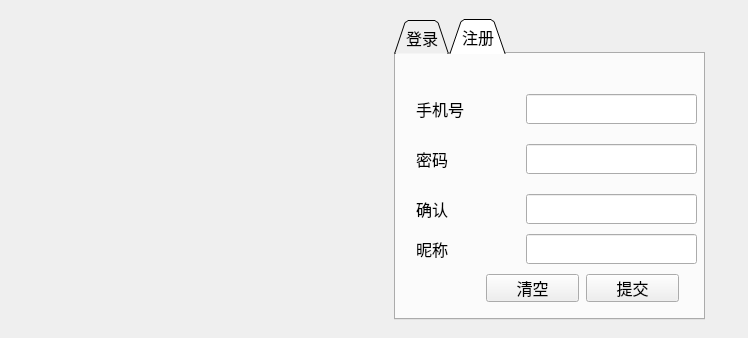
<?xml version="1.0" encoding="UTF-8"?>
<ui version="4.0">
 <class>LoginDialog</class>
 <widget class="QDialog" name="LoginDialog">
  <property name="geometry">
   <rect>
    <x>0</x>
    <y>0</y>
    <width>748</width>
    <height>338</height>
   </rect>
  </property>
  <property name="minimumSize">
   <size>
    <width>748</width>
    <height>338</height>
   </size>
  </property>
  <property name="maximumSize">
   <size>
    <width>748</width>
    <height>338</height>
   </size>
  </property>
  <property name="font">
   <font>
    <family>微软雅黑</family>
    <pointsize>12</pointsize>
   </font>
  </property>
  <property name="windowTitle">
   <string>Dialog</string>
  </property>
  <widget class="QLabel" name="lb_icon">
   <property name="geometry">
    <rect>
     <x>0</x>
     <y>0</y>
     <width>370</width>
     <height>338</height>
    </rect>
   </property>
   <property name="text">
    <string/>
   </property>
   <property name="pixmap">
    <pixmap resource="resource.qrc">:/tb/mimi.png</pixmap>
   </property>
   <property name="scaledContents">
    <bool>true</bool>
   </property>
  </widget>
  <widget class="QTabWidget" name="tabWidget">
   <property name="geometry">
    <rect>
     <x>394</x>
     <y>19</y>
     <width>311</width>
     <height>301</height>
    </rect>
   </property>
   <property name="tabShape">
    <enum>QTabWidget::Triangular</enum>
   </property>
   <property name="currentIndex">
    <number>1</number>
   </property>
   <widget class="QWidget" name="tb_login">
    <attribute name="title">
     <string>登录</string>
    </attribute>
    <widget class="QLineEdit" name="le_tel">
     <property name="geometry">
      <rect>
       <x>130</x>
       <y>40</y>
       <width>171</width>
       <height>30</height>
      </rect>
     </property>
     <property name="text">
      <string>13512345678</string>
     </property>
     <property name="clearButtonEnabled">
      <bool>true</bool>
     </property>
    </widget>
    <widget class="QLabel" name="lb_tel">
     <property name="geometry">
      <rect>
       <x>20</x>
       <y>40</y>
       <width>72</width>
       <height>30</height>
      </rect>
     </property>
     <property name="text">
      <string>手机号</string>
     </property>
    </widget>
    <widget class="QLabel" name="lb_pwd">
     <property name="geometry">
      <rect>
       <x>20</x>
       <y>90</y>
       <width>72</width>
       <height>30</height>
      </rect>
     </property>
     <property name="text">
      <string>密码</string>
     </property>
    </widget>
    <widget class="QLineEdit" name="le_pwd">
     <property name="geometry">
      <rect>
       <x>130</x>
       <y>90</y>
       <width>171</width>
       <height>30</height>
      </rect>
     </property>
     <property name="text">
      <string>1</string>
     </property>
     <property name="echoMode">
      <enum>QLineEdit::Password</enum>
     </property>
     <property name="clearButtonEnabled">
      <bool>true</bool>
     </property>
    </widget>
    <widget class="QPushButton" name="pb_clear">
     <property name="geometry">
      <rect>
       <x>90</x>
       <y>220</y>
       <width>93</width>
       <height>28</height>
      </rect>
     </property>
     <property name="text">
      <string>清空</string>
     </property>
    </widget>
    <widget class="QPushButton" name="pb_commit">
     <property name="geometry">
      <rect>
       <x>190</x>
       <y>220</y>
       <width>93</width>
       <height>28</height>
      </rect>
     </property>
     <property name="text">
      <string>提交</string>
     </property>
    </widget>
   </widget>
   <widget class="QWidget" name="tab_register">
    <attribute name="title">
     <string>注册</string>
    </attribute>
    <widget class="QLineEdit" name="le_pwd_register">
     <property name="geometry">
      <rect>
       <x>130</x>
       <y>90</y>
       <width>171</width>
       <height>30</height>
      </rect>
     </property>
     <property name="toolTip">
      <string>输入长度不超过20位</string>
     </property>
     <property name="text">
      <string/>
     </property>
     <property name="echoMode">
      <enum>QLineEdit::Password</enum>
     </property>
     <property name="clearButtonEnabled">
      <bool>true</bool>
     </property>
    </widget>
    <widget class="QLabel" name="lb_tel_register">
     <property name="geometry">
      <rect>
       <x>20</x>
       <y>40</y>
       <width>72</width>
       <height>30</height>
      </rect>
     </property>
     <property name="text">
      <string>手机号</string>
     </property>
    </widget>
    <widget class="QPushButton" name="pb_commit_register">
     <property name="geometry">
      <rect>
       <x>190</x>
       <y>220</y>
       <width>93</width>
       <height>28</height>
      </rect>
     </property>
     <property name="text">
      <string>提交</string>
     </property>
    </widget>
    <widget class="QLineEdit" name="le_tel_register">
     <property name="geometry">
      <rect>
       <x>130</x>
       <y>40</y>
       <width>171</width>
       <height>30</height>
      </rect>
     </property>
     <property name="toolTip">
      <string>请输入11位数字</string>
     </property>
     <property name="text">
      <string/>
     </property>
     <property name="clearButtonEnabled">
      <bool>true</bool>
     </property>
    </widget>
    <widget class="QLabel" name="lb_pwd_register">
     <property name="geometry">
      <rect>
       <x>20</x>
       <y>90</y>
       <width>72</width>
       <height>30</height>
      </rect>
     </property>
     <property name="text">
      <string>密码</string>
     </property>
    </widget>
    <widget class="QPushButton" name="pb_clear_register">
     <property name="geometry">
      <rect>
       <x>90</x>
       <y>220</y>
       <width>93</width>
       <height>28</height>
      </rect>
     </property>
     <property name="text">
      <string>清空</string>
     </property>
    </widget>
    <widget class="QLineEdit" name="le_confirm_register">
     <property name="geometry">
      <rect>
       <x>130</x>
       <y>140</y>
       <width>171</width>
       <height>30</height>
      </rect>
     </property>
     <property name="text">
      <string/>
     </property>
     <property name="echoMode">
      <enum>QLineEdit::Password</enum>
     </property>
     <property name="clearButtonEnabled">
      <bool>true</bool>
     </property>
    </widget>
    <widget class="QLabel" name="lb_confirm_register">
     <property name="geometry">
      <rect>
       <x>20</x>
       <y>140</y>
       <width>72</width>
       <height>30</height>
      </rect>
     </property>
     <property name="text">
      <string>确认</string>
     </property>
    </widget>
    <widget class="QLineEdit" name="le_name_register">
     <property name="geometry">
      <rect>
       <x>130</x>
       <y>180</y>
       <width>171</width>
       <height>30</height>
      </rect>
     </property>
     <property name="toolTip">
      <string>输入长度不超过10位</string>
     </property>
     <property name="text">
      <string/>
     </property>
     <property name="clearButtonEnabled">
      <bool>true</bool>
     </property>
    </widget>
    <widget class="QLabel" name="lb_name_register">
     <property name="geometry">
      <rect>
       <x>20</x>
       <y>180</y>
       <width>72</width>
       <height>30</height>
      </rect>
     </property>
     <property name="text">
      <string>昵称</string>
     </property>
    </widget>
   </widget>
  </widget>
 </widget>
 <tabstops>
  <tabstop>le_tel_register</tabstop>
  <tabstop>le_pwd_register</tabstop>
  <tabstop>le_confirm_register</tabstop>
  <tabstop>le_name_register</tabstop>
  <tabstop>pb_commit_register</tabstop>
  <tabstop>pb_clear_register</tabstop>
  <tabstop>tabWidget</tabstop>
  <tabstop>le_tel</tabstop>
  <tabstop>le_pwd</tabstop>
  <tabstop>pb_commit</tabstop>
  <tabstop>pb_clear</tabstop>
 </tabstops>
 <resources>
  <include location="resource.qrc"/>
 </resources>
 <connections/>
</ui>
